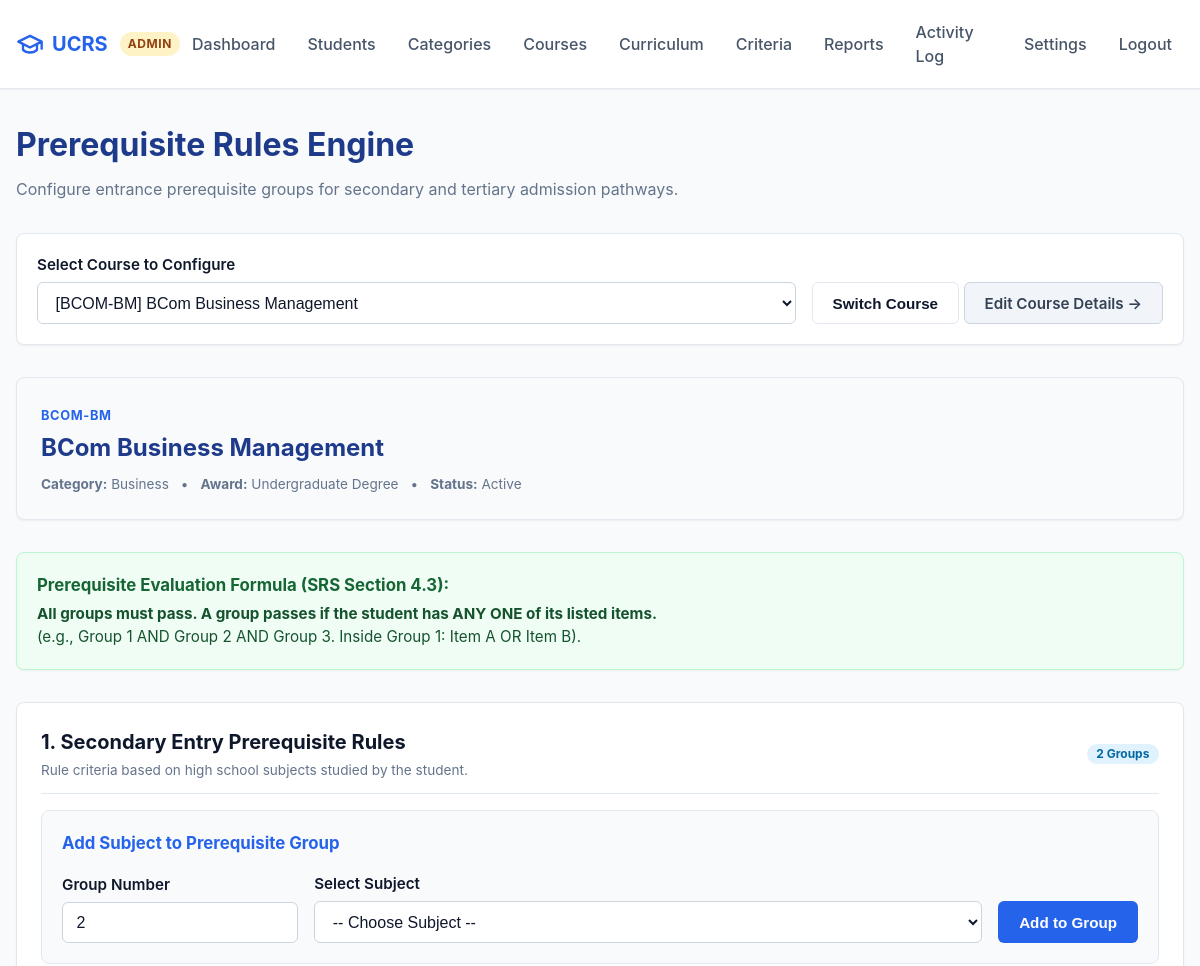
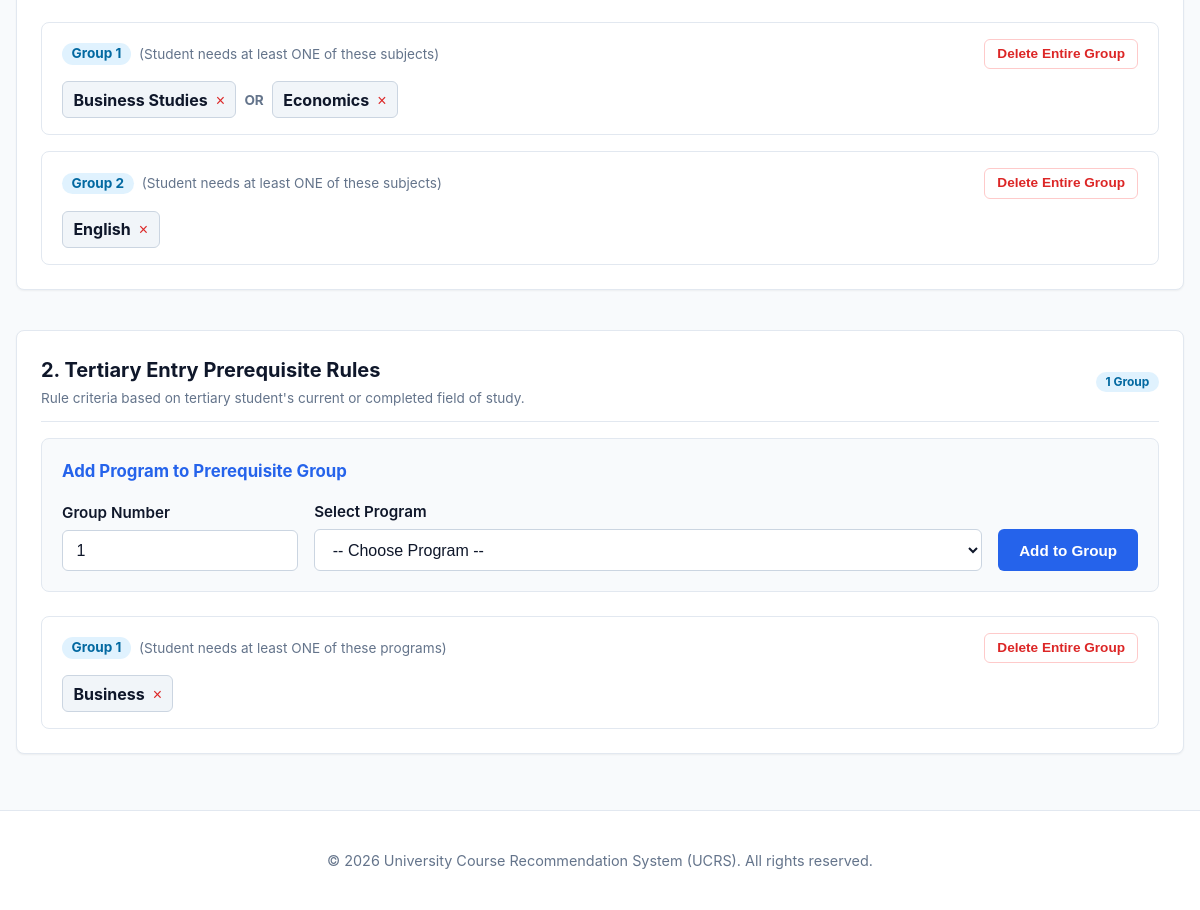
Screenshot of /admin/requirements.php (signed in) with the database file from the repository (2 pictures, top to bottom).
### tables this page shows
CREATE TABLE IF NOT EXISTS courses (
    id INT AUTO_INCREMENT PRIMARY KEY,
    category_id INT NOT NULL,
    code VARCHAR(20) NOT NULL UNIQUE,
    name VARCHAR(150) NOT NULL,
    description TEXT,
    level VARCHAR(50),
    duration VARCHAR(50),
    is_active TINYINT(1) NOT NULL DEFAULT 1,
    FOREIGN KEY (category_id) REFERENCES categories(id) ON DELETE RESTRICT
);

CREATE TABLE IF NOT EXISTS categories (
    id INT AUTO_INCREMENT PRIMARY KEY,
    name VARCHAR(100) NOT NULL UNIQUE,
    description TEXT,
    is_active TINYINT(1) NOT NULL DEFAULT 1
);

CREATE TABLE IF NOT EXISTS course_requirements (
    id INT AUTO_INCREMENT PRIMARY KEY,
    course_id INT NOT NULL,
    applies_to ENUM('SECONDARY', 'TERTIARY') NOT NULL,
    group_no INT NOT NULL DEFAULT 1,
    subject_id INT NULL,
    program_id INT NULL,
    FOREIGN KEY (course_id) REFERENCES courses(id) ON DELETE CASCADE,
    FOREIGN KEY (subject_id) REFERENCES subjects(id) ON DELETE CASCADE,
    FOREIGN KEY (program_id) REFERENCES programs(id) ON DELETE CASCADE
);

CREATE TABLE IF NOT EXISTS subjects (
    id INT AUTO_INCREMENT PRIMARY KEY,
    name VARCHAR(100) NOT NULL UNIQUE,
    is_active TINYINT(1) NOT NULL DEFAULT 1
);

CREATE TABLE IF NOT EXISTS programs (
    id INT AUTO_INCREMENT PRIMARY KEY,
    name VARCHAR(100) NOT NULL UNIQUE,
    is_active TINYINT(1) NOT NULL DEFAULT 1
);

### includes/config.php (called while the page is built, shortened)
<?php
function app_url(string $path = ''): string {
    static $base = null;
    if ($base === null) {
        $docRoot = isset($_SERVER['DOCUMENT_ROOT']) ? str_replace('\\', '/', realpath($_SERVER['DOCUMENT_ROOT'])) : '';
        $appRoot = str_replace('\\', '/', realpath(APP_ROOT));
        if ($docRoot && str_starts_with($appRoot, $docRoot)) {
            $base = substr($appRoot, strlen($docRoot));
        } else {
            $script = str_replace('\\', '/', $_SERVER['SCRIPT_NAME'] ?? '');
            $parts = explode('/', trim($script, '/'));
            $base = !empty($parts) && $parts[0] !== 'index.php' ? '/' . $parts[0] : '';
        }
        $base = rtrim($base, '/');
    }
    $path = ltrim($path, '/');
    return ($base ? $base : '') . ($path !== '' ? '/' . $path : '');
}
function e(?string $value): string {
    return htmlspecialchars($value ?? '', ENT_QUOTES, 'UTF-8');
}

### admin/requirements.php (the view, shortened to what this page needs)
<?php
require_once __DIR__ . '/../includes/config.php';
$pdo = get_db();
$courses = $pdo->query("SELECT id, code, name, is_active FROM courses ORDER BY code ASC")->fetchAll();
$courseId = isset($_GET['course']) ? (int)$_GET['course'] : ($courses[0]['id'] ?? 0);
$stmtCourse = $pdo->prepare("
    SELECT c.*, cat.name AS category_name
    FROM courses c
    JOIN categories cat ON c.category_id = cat.id
    WHERE c.id = ?
");
$stmtCourse->execute([$courseId]);
$currentCourse = $stmtCourse->fetch();
$stmtSec = $pdo->prepare("
    SELECT cr.id AS rule_id, cr.group_no, s.id AS subject_id, s.name AS subject_name
    FROM course_requirements cr
    JOIN subjects s ON cr.subject_id = s.id
    WHERE cr.course_id = ? AND cr.applies_to = 'SECONDARY'
    ORDER BY cr.group_no ASC, s.name ASC
");
$stmtSec->execute([$courseId]);
$secRows = $stmtSec->fetchAll();
$secGrouped = [];
foreach ($secRows as $r) {
    $g = (int)$r['group_no'];
    if (!isset($secGrouped[$g])) $secGrouped[$g] = [];
    $secGrouped[$g][] = $r;
}
$stmtTert = $pdo->prepare("
    SELECT cr.id AS rule_id, cr.group_no, p.id AS program_id, p.name AS program_name
    FROM course_requirements cr
    JOIN programs p ON cr.program_id = p.id
    WHERE cr.course_id = ? AND cr.applies_to = 'TERTIARY'
    ORDER BY cr.group_no ASC, p.name ASC
");
$stmtTert->execute([$courseId]);
$tertRows = $stmtTert->fetchAll();
$tertGrouped = [];
foreach ($tertRows as $r) {
    $g = (int)$r['group_no'];
    if (!isset($tertGrouped[$g])) $tertGrouped[$g] = [];
    $tertGrouped[$g][] = $r;
}
require_once __DIR__ . '/../includes/header.php';
?>
<div style="margin-bottom: 2rem;">
    <h1 style="font-size: 2rem; margin: 0 0 0.5rem; color: #1e3a8a;">Prerequisite Rules Engine</h1>
    <p style="color: var(--text-muted); margin: 0;">
        Configure entrance prerequisite groups for secondary and tertiary admission pathways.
    </p>
</div>
<div class="card" style="padding: 1.25rem; margin-bottom: 2rem;">
    <form method="GET" action="<?= e(app_url('admin/requirements.php')) ?>" style="display: flex; gap: 1rem; align-items: flex-end; flex-wrap: wrap;">
        <div style="flex: 1; min-width: 280px;">
            <label for="course_select" class="form-label">Select Course to Configure</label>
            <select id="course_select" name="course" class="form-control" onchange="this.form.submit()">
                <?php foreach ($courses as $c): ?>
                    <option value="<?= (int)$c['id'] ?>" <?= $courseId === (int)$c['id'] ? 'selected' : '' ?>>
                        [<?= e($c['code']) ?>] <?= e($c['name']) ?> <?= $c['is_active'] ? '' : '(Hidden)' ?>
                    </option>
                <?php endforeach; ?>
            </select>
        </div>
        <div>
            <button type="submit" class="btn btn-outline">Switch Course</button>
            <a href="<?= e(app_url('admin/courses.php?edit=' . $courseId)) ?>" class="btn btn-secondary">
                Edit Course Details &rarr;
            </a>
        </div>
    </form>
</div>
<div class="card" style="margin-bottom: 2rem; background: #f8fafc;">
    <div style="display: flex; justify-content: space-between; align-items: center; flex-wrap: wrap; gap: 0.5rem;">
        <div>
            <span class="course-code"><?= e($currentCourse['code']) ?></span>
            <h2 style="margin: 0.25rem 0 0.5rem; font-size: 1.5rem; color: #1e3a8a;"><?= e($currentCourse['name']) ?></h2>
            <div class="course-meta" style="margin-bottom: 0;">
                <span><strong>Category:</strong> <?= e($currentCourse['category_name']) ?></span>
                <span>&bull;</span>
                <span><strong>Award:</strong> <?= e($currentCourse['level']) ?></span>
                <span>&bull;</span>
                <span><strong>Status:</strong> <?= $currentCourse['is_active'] ? 'Active' : 'Inactive' ?></span>
            </div>
        </div>
    </div>
</div>
<div class="card" style="background: #f0fdf4; border-color: #bbf7d0; margin-bottom: 2rem; padding: 1.25rem;">
    <h3 style="margin: 0 0 0.35rem; color: #166534; font-size: 1.05rem;">Prerequisite Evaluation Formula (SRS Section 4.3):</h3>
    <p style="margin: 0; color: #14532d; font-size: 0.95rem;">
        <strong>All groups must pass. A group passes if the student has ANY ONE of its listed items.</strong><br>
        (e.g., Group 1 AND Group 2 AND Group 3. Inside Group 1: Item A OR Item B).
    </p>
</div>
<div class="card" style="margin-bottom: 2.5rem;">
    <div class="card-header">
        <div>
            <h2 class="card-title">1. Secondary Entry Prerequisite Rules</h2>
            <span class="form-hint">Rule criteria based on high school subjects studied by the student.</span>
        </div>
        <span class="badge badge-info"><?= count($secGrouped) ?> Group<?= count($secGrouped) !== 1 ? 's' : '' ?></span>
    </div>
    <div style="background: #f8fafc; border: 1px solid var(--border-color); border-radius: 8px; padding: 1.25rem; margin-bottom: 1.5rem;">
        <h3 style="margin-top: 0; font-size: 1.05rem; color: var(--primary);">Add Subject to Prerequisite Group</h3>
        <form method="POST" action="<?= e(app_url('admin/requirements.php?course=' . $courseId)) ?>" style="display: flex; gap: 1rem; align-items: flex-end; flex-wrap: wrap;">
            <div style="min-width: 140px;">
                <label for="sec_group_no" class="form-label">Group Number</label>
                <input type="number" id="sec_group_no" name="group_no" class="form-control" value="<?= empty($secGrouped) ? 1 : max(array_keys($secGrouped)) ?>" min="1" required>
            </div>
            <div style="flex: 1; min-width: 240px;">
                <label for="subject_id" class="form-label">Select Subject</label>
                <select id="subject_id" name="subject_id" class="form-control" required>
                    <option value="">-- Choose Subject --</option>
                </select>
            </div>
            <div>
                <button type="submit" class="btn btn-primary">Add to Group</button>
            </div>
        </form>
    </div>
    <?php if (empty($secGrouped)): ?>
        <p style="color: var(--text-muted); text-align: center; padding: 1.5rem 0;">No secondary prerequisite groups configured yet.</p>
    <?php else: ?>
        <div style="display: flex; flex-direction: column; gap: 1rem;">
            <?php foreach ($secGrouped as $gNo => $rules): ?>
                <div style="border: 1px solid var(--border-color); border-radius: 8px; padding: 1rem 1.25rem; background: white;">
                    <div style="display: flex; justify-content: space-between; align-items: center; margin-bottom: 0.75rem; flex-wrap: wrap; gap: 0.5rem;">
                        <div style="display: flex; align-items: center; gap: 0.5rem;">
                            <span class="badge badge-info" style="font-size: 0.85rem;">Group <?= $gNo ?></span>
                            <span style="font-size: 0.85rem; color: var(--text-muted);">(Student needs at least ONE of these subjects)</span>
                        </div>
                        <form method="POST" action="<?= e(app_url('admin/requirements.php?course=' . $courseId)) ?>" style="margin: 0;" onsubmit="return confirm('Delete all rules in Group <?= $gNo ?>?');">
                            <button type="submit" class="btn btn-outline btn-sm" style="color: var(--danger); border-color: var(--danger-border);">
                                Delete Entire Group
                            </button>
                        </form>
                    </div>
                    <div style="display: flex; gap: 0.5rem; flex-wrap: wrap; align-items: center;">
                        <?php foreach ($rules as $idx => $r): ?>
                            <?php if ($idx > 0): ?>
                                <span style="color: #64748b; font-weight: bold; font-size: 0.85rem;">OR</span>
                            <?php endif; ?>
                            <div style="background: #f1f5f9; border: 1px solid #cbd5e1; border-radius: 6px; padding: 0.35rem 0.65rem; display: inline-flex; align-items: center; gap: 0.5rem;">
                                <strong><?= e($r['subject_name']) ?></strong>
                                <form method="POST" action="<?= e(app_url('admin/requirements.php?course=' . $courseId)) ?>" style="margin: 0;">
                                    <button type="submit" style="background: none; border: none; color: #dc2626; cursor: pointer; font-size: 1rem; padding: 0;" title="Remove this subject">&times;</button>
                                </form>
                            </div>
                        <?php endforeach; ?>
                    </div>
                </div>
            <?php endforeach; ?>
        </div>
    <?php endif; ?>
</div>
<div class="card">
    <div class="card-header">
        <div>
            <h2 class="card-title">2. Tertiary Entry Prerequisite Rules</h2>
            <span class="form-hint">Rule criteria based on tertiary student's current or completed field of study.</span>
        </div>
        <span class="badge badge-info"><?= count($tertGrouped) ?> Group<?= count($tertGrouped) !== 1 ? 's' : '' ?></span>
    </div>
    <div style="background: #f8fafc; border: 1px solid var(--border-color); border-radius: 8px; padding: 1.25rem; margin-bottom: 1.5rem;">
        <h3 style="margin-top: 0; font-size: 1.05rem; color: var(--primary);">Add Program to Prerequisite Group</h3>
        <form method="POST" action="<?= e(app_url('admin/requirements.php?course=' . $courseId)) ?>" style="display: flex; gap: 1rem; align-items: flex-end; flex-wrap: wrap;">
            <div style="min-width: 140px;">
                <label for="tert_group_no" class="form-label">Group Number</label>
                <input type="number" id="tert_group_no" name="group_no" class="form-control" value="<?= empty($tertGrouped) ? 1 : max(array_keys($tertGrouped)) ?>" min="1" required>
            </div>
            <div style="flex: 1; min-width: 240px;">
                <label for="program_id" class="form-label">Select Program</label>
                <select id="program_id" name="program_id" class="form-control" required>
                    <option value="">-- Choose Program --</option>
                </select>
            </div>
            <div>
                <button type="submit" class="btn btn-primary">Add to Group</button>
            </div>
        </form>
    </div>
    <?php if (empty($tertGrouped)): ?>
        <p style="color: var(--text-muted); text-align: center; padding: 1.5rem 0;">No tertiary prerequisite groups configured yet.</p>
    <?php else: ?>
        <div style="display: flex; flex-direction: column; gap: 1rem;">
            <?php foreach ($tertGrouped as $gNo => $rules): ?>
                <div style="border: 1px solid var(--border-color); border-radius: 8px; padding: 1rem 1.25rem; background: white;">
                    <div style="display: flex; justify-content: space-between; align-items: center; margin-bottom: 0.75rem; flex-wrap: wrap; gap: 0.5rem;">
                        <div style="display: flex; align-items: center; gap: 0.5rem;">
                            <span class="badge badge-info" style="font-size: 0.85rem;">Group <?= $gNo ?></span>
                            <span style="font-size: 0.85rem; color: var(--text-muted);">(Student needs at least ONE of these programs)</span>
                        </div>
                        <form method="POST" action="<?= e(app_url('admin/requirements.php?course=' . $courseId)) ?>" style="margin: 0;" onsubmit="return confirm('Delete all rules in Group <?= $gNo ?>?');">
                            <button type="submit" class="btn btn-outline btn-sm" style="color: var(--danger); border-color: var(--danger-border);">
                                Delete Entire Group
                            </button>
                        </form>
                    </div>
                    <div style="display: flex; gap: 0.5rem; flex-wrap: wrap; align-items: center;">
                        <?php foreach ($rules as $idx => $r): ?>
                            <div style="background: #f1f5f9; border: 1px solid #cbd5e1; border-radius: 6px; padding: 0.35rem 0.65rem; display: inline-flex; align-items: center; gap: 0.5rem;">
                                <strong><?= e($r['program_name']) ?></strong>
                                <form method="POST" action="<?= e(app_url('admin/requirements.php?course=' . $courseId)) ?>" style="margin: 0;">
                                    <button type="submit" style="background: none; border: none; color: #dc2626; cursor: pointer; font-size: 1rem; padding: 0;" title="Remove this program">&times;</button>
                                </form>
                            </div>
                        <?php endforeach; ?>
                    </div>
                </div>
            <?php endforeach; ?>
        </div>
    <?php endif; ?>
</div>
<?php require_once __DIR__ . '/../includes/footer.php'; ?>

### rows the page displays
courses: code "BCOM-BM", name "BCom Business Management", category.name "Business", level "Undergraduate Degree"
course_requirements: subject.name "Business Studies"
course_requirements: shows "OR", subject.name "Economics"
course_requirements: subject.name "English"
course_requirements: program.name "Business"

### other values shown
$userRole "ADMIN"
count($secGrouped) "2"
$gNo "1"
$gNo "2"
count($tertGrouped) "1"
